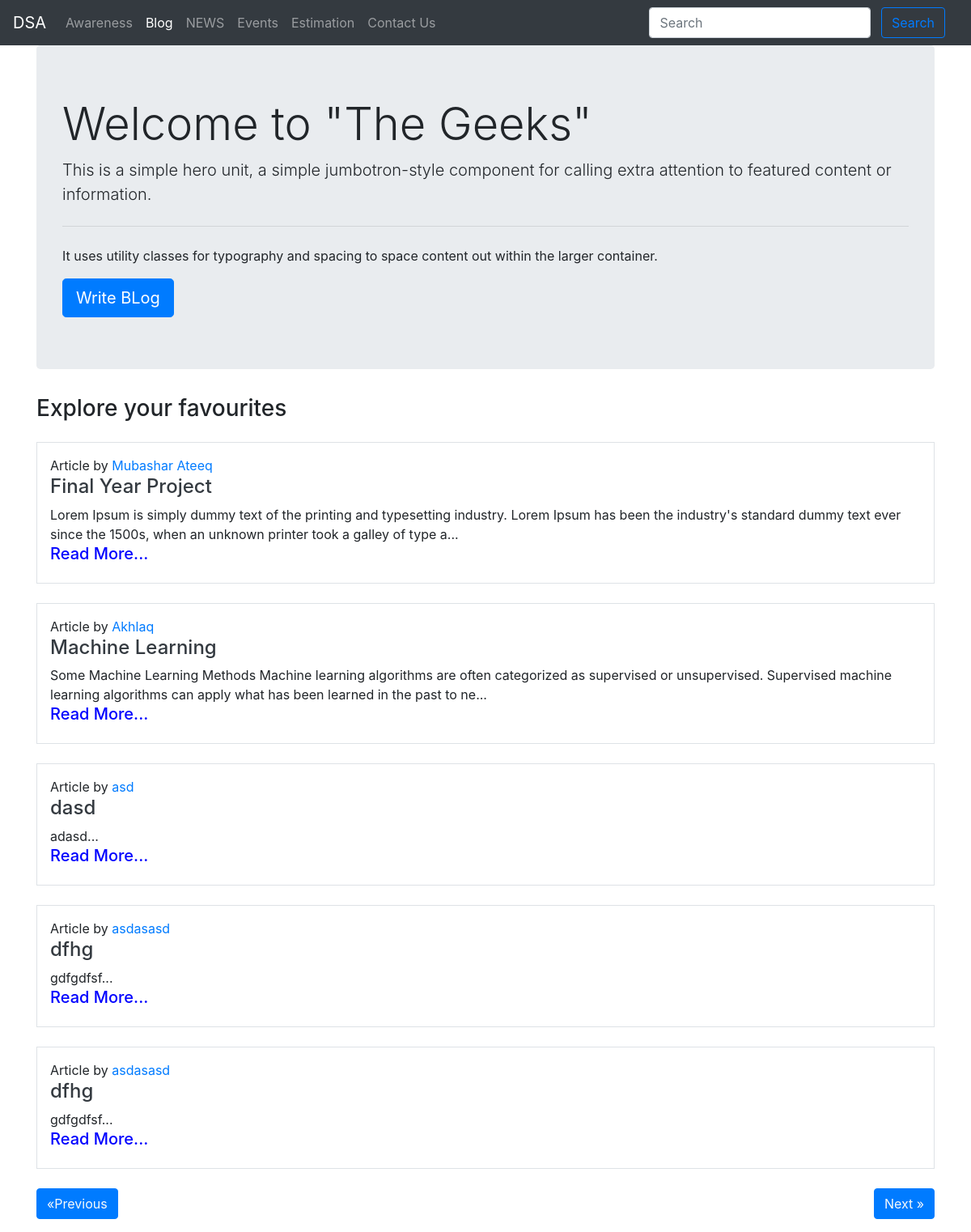
/bloghome/, run on the app's committed database.
### fyp/models.py (models this page shows, shortened)
class Blog(models.Model):
    sno = models.AutoField(primary_key=True)
    title = models.CharField(max_length=200)
    content = RichTextField(null=True)
    short_desc = models.CharField(max_length=300, default="")
    slug = models.CharField(max_length=100)
    time = models.DateTimeField(auto_now_add=True)
    author = models.CharField(max_length=20, default="")

### fyp/views.py (the view)
# urls.py: path('bloghome/', views.blog, name='blog'),
def blog(request):
    no_of_posts = 5
    page = (request.GET.get('page'))
    if page is None:
        page = 1
    else:
        page = int(page)
    blogs = Blog.objects.all()
    length = len(blogs)
    blogs = blogs[(page-1)*no_of_posts: page*no_of_posts]
    if page > 1:
        prev = page-1
    else:
        prev = None
    if page < math.ceil(length/no_of_posts):
        nxt = page + 1
    else:
        nxt = None
    context = {'blogs': blogs, 'prev': prev, 'nxt': nxt}
    return render(request, 'bloghome.html', context)

### templates/bloghome.html (shortened to what this page needs)
{% extends 'base.html' %}
{% block blogactive %}active{% endblock blogactive %}
{% block search %}
<div class="ml-auto form-inline">
  <form action='/search' method='get' class=" my-2 mx-3 my-lg-0">
    <input class="form-control mr-sm-2" type="search" name="query" id="query" placeholder="Search" aria-label="Search">
    <button class="btn btn-outline-primary my-2 my-sm-0" type="submit">Search</button>
  </form>
</div>
{% endblock search %}
{% block body %}
<div class="container">
  <div class="jumbotron">
    <h1 class="display-4 ">Welcome to "The Geeks"</h1>
    <p class="lead">This is a simple hero unit, a simple jumbotron-style component for calling extra attention to
      featured content or information.</p>
    <hr class="my-4">
    <p>It uses utility classes for typography and spacing to space content out within the larger container.</p>
    <a class="btn btn-primary btn-lg" href="/blogwrite" role="button">Write BLog</a>
  </div>
  <h3 class="my-3"> Explore your favourites</h3>
  {% for blog in blogs %}
  <div class="my-4 p-3 border">
    <p class="mb-0 "> Article by <a href="#">{{blog.author}}</a></p>
    <h4 class="text-dark"> <a href="/blogpost/{{blog.slug}}" class="text-dark">{{blog.title}}</a></h4>
    <div>
      {{blog.short_desc|slice:200}}...
    </div>
    <a href="/blogpost/{{blog.slug}}" class="text-dark"><h5 style="color: blue;">Read More...</h5></a>
  </div>
  {% endfor %}
  <div class="my-3">
    {% if prev %}
    <button class="btn btn-primary"><a class="text-light" href="/blog?page={{prev}}">&laquo;Previous</a></button>
    {% else %}
    <button class="btn btn-primary"><a class="text-light" href="#">&laquo;Previous</a></button>
    {% endif %}
    {% if nxt %}
    <button class="btn btn-primary float-right"><a class="text-light" href="/blog?page={{nxt}}">Next
        &raquo;</a></button>
    {% else %}
    <button class="btn btn-primary float-right"><a class="text-light" href="#">Next &raquo;</a></button>
    {% endif %}
  </div>
</div>
{% endblock body %}

### data on the page
Blog: author "Mubashar Ateeq", title "Final Year Project", short_desc "Lorem Ipsum is simply dummy text of the printing and typesetting industry. Lorem Ipsum has been the industry's standard dummy text ever since the 1500s, when an unknown printer took a galley of type a"
Blog: author "Akhlaq", title "Machine Learning", short_desc "Some Machine Learning Methods Machine learning algorithms are often categorized as supervised or unsupervised. Supervised machine learning algorithms can apply what has been learned in the past to ne"
Blog: author "asd", title "dasd", short_desc "adasd"
Blog: author "asdasasd", title "dfhg", short_desc "gdfgdfsf"
Blog: author "asdasasd", title "dfhg", short_desc "gdfgdfsf"
